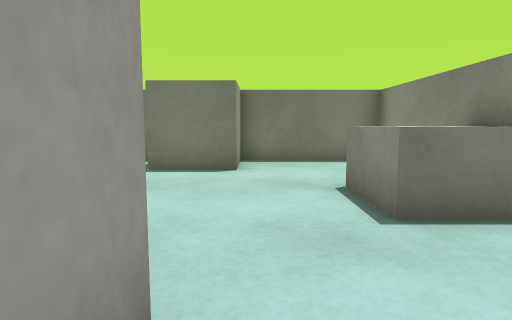
view 1 (above)

24 first-person views from a walk through a Unity game level. The camera is 0.51 m above the floor, tilts 6° down and sees 75° across. The floor is counted in squares, 0.5 m on a side. Each view is taken from the middle of a square. On the plan, view 1 faces up. The plan holds only what a view shows up to about 13 squares ahead; the rest is blank. The place goes on beyond the plan. Surface patterns are stand-ins for the level's own textures.

view 2
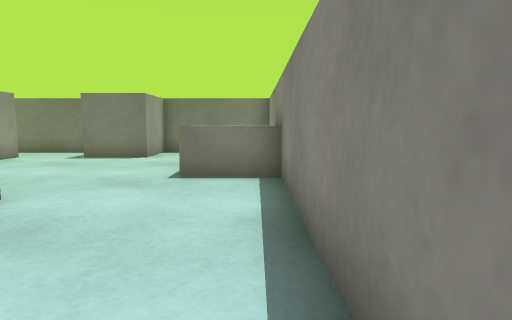

view 3
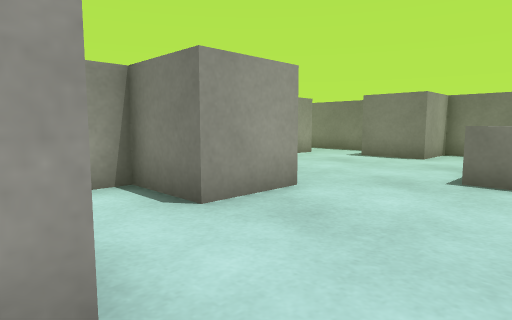

view 4
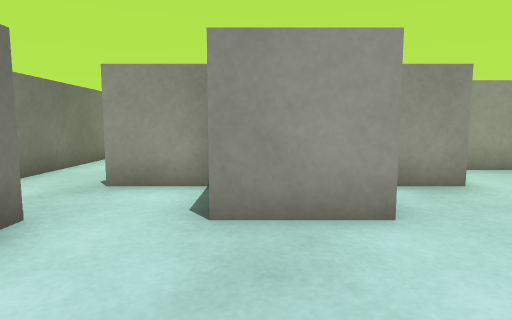

view 5
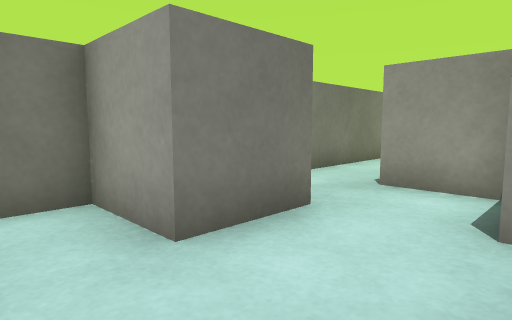

view 6
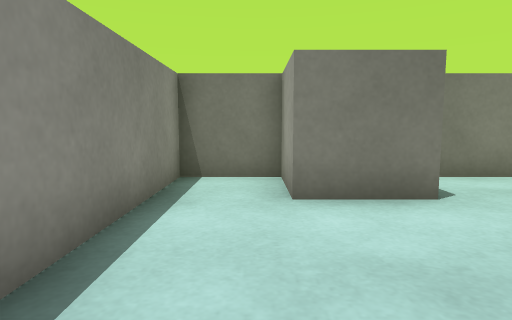

view 7
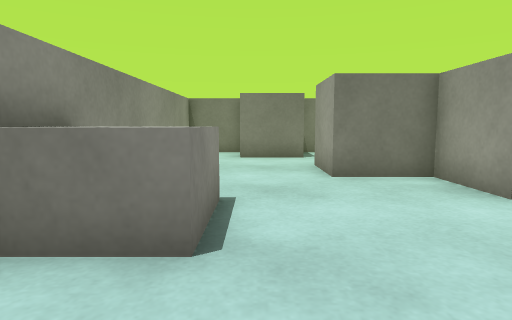

view 8
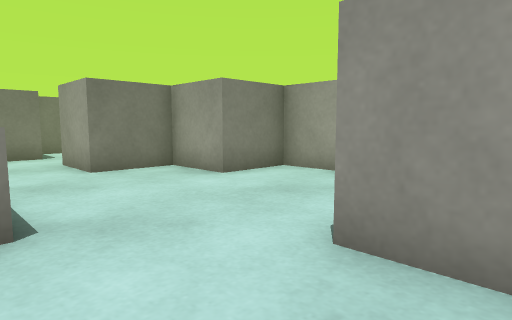

view 9
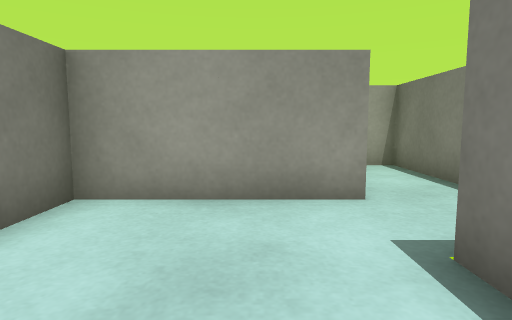

view 10
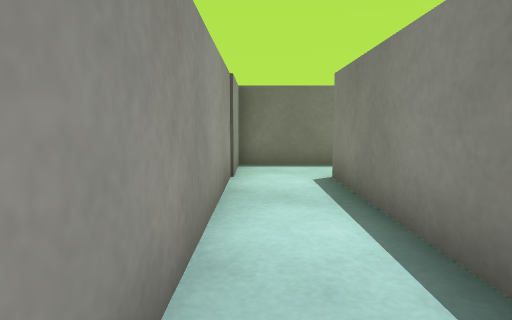

view 11
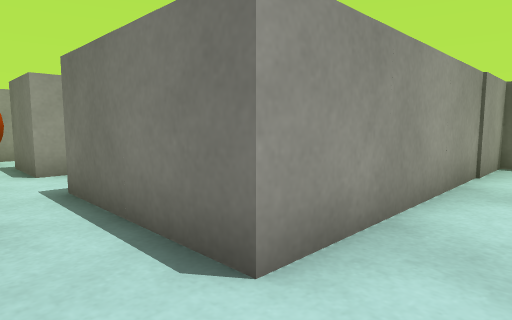

view 12
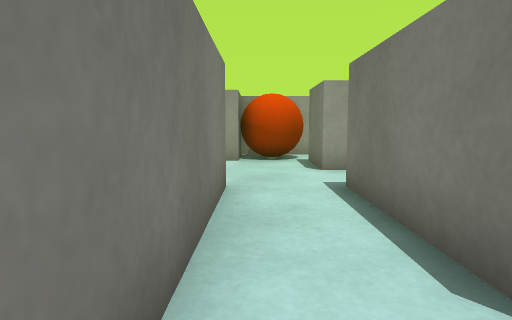

view 13
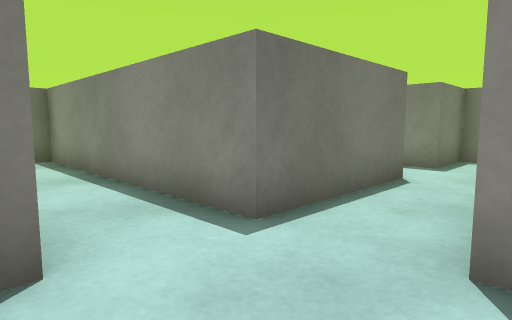

view 14
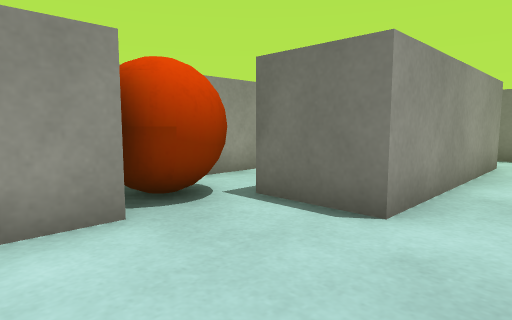

view 15
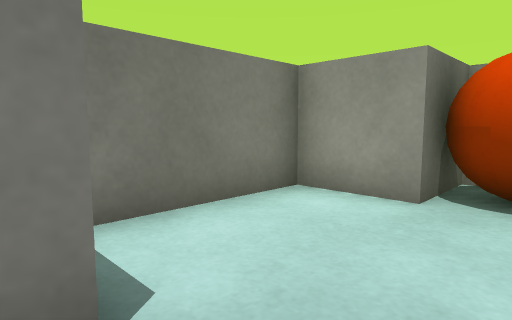

view 16
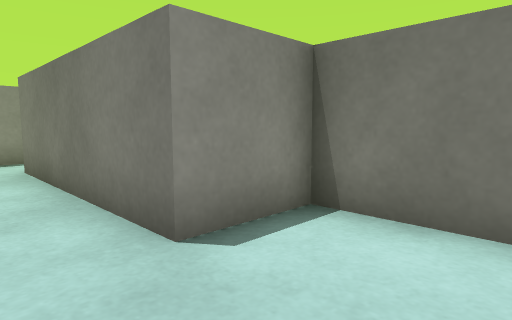

view 17
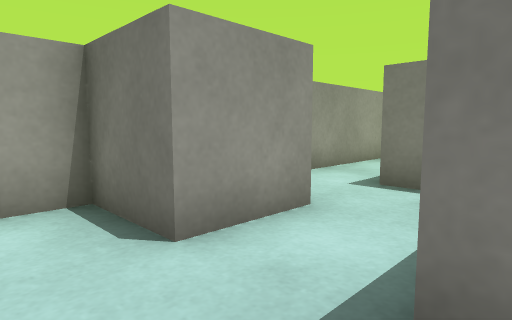

view 18
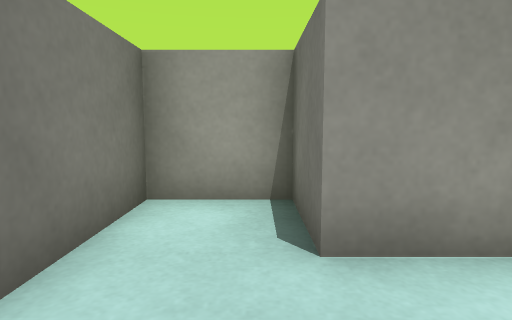

view 19
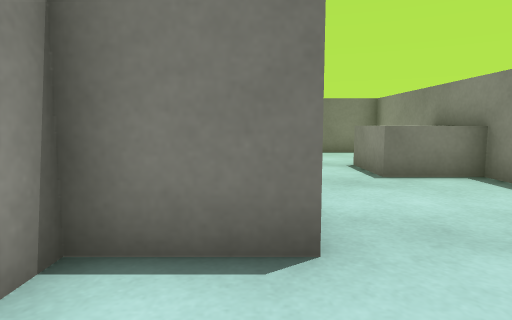

view 20
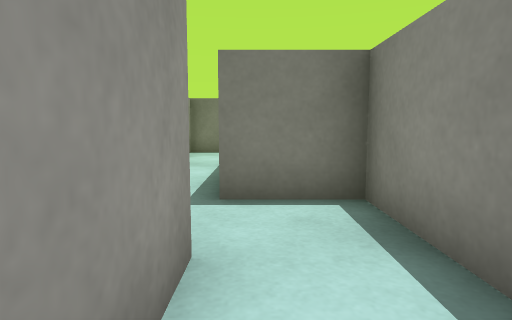

view 21
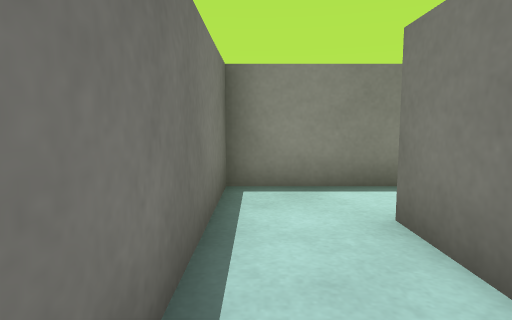

view 22
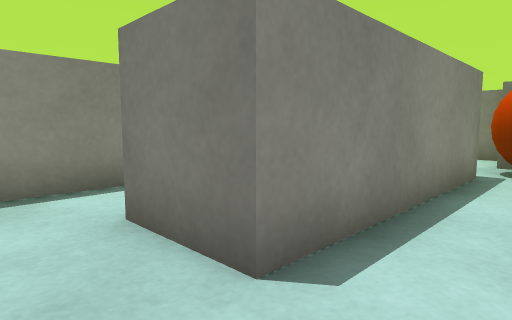

view 23
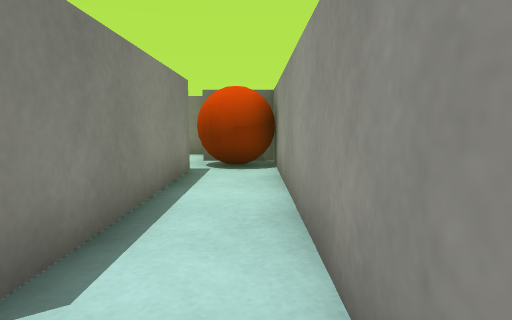

view 24
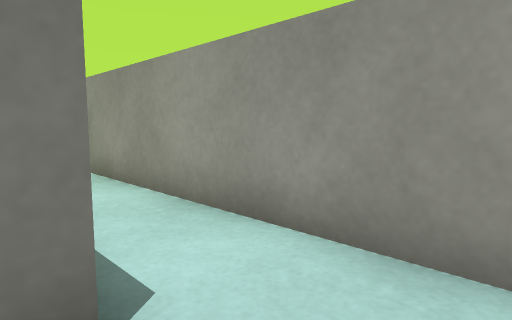

### Floor plan
Ten units are one square. View 1 is at (0, 0); x grows to the right and y downward. Boxes are objects, and circles mark ways between rooms. Rooms are numbered by the first view taken in them; rooms with no view inside come last. Other rooms are left out.
<svg viewBox="-190 -100 231 150">
<path fill="none" stroke="#000" d="M-6 25 15 25 15 45 35 45 35 -95 -5 -95 -5 -75 -25 -75M-45 -76 -45 -35 -25 -35 -25 -15 -5 -15 -5 5 -25 5 -25 25M-30 -95 -65 -95M-45 45 -8 45M36 -35 15 -35 15 -55 30 -55M-175 5 -165 5 -165 25 -125 25 -125 5 -65 5M-165 -75 -145 -75 -145 -15 -165 -15M-65 -95 -85 -95 -85 -15 -125 -15 -125 -95 -165 -95M-45 11 -45 -15 -65 -15 -65 -75M-65 5 -65 25 -85 25 -85 45 -45 45M-165 -15 -165 -75M-185 -88 -185 5 -175 5M-165 -95 -175 -95"/>
<rect x="-185" y="-15" width="20" height="20" fill="#bbb"><title>ball</title></rect>
<circle cx="-55" cy="-85" r="3" fill="#2a7"/>
<circle cx="-35" cy="35" r="3" fill="#2a7"/>
<circle cx="-55" cy="15" r="3" fill="#2a7"/>
<circle cx="-155" cy="-85" r="3" fill="#2a7"/>
<text x="0" y="-30">1</text>
<text x="-130" y="-30">2</text>
<text x="-60" y="30">3</text>
<text x="-180" y="-50">4</text>
</svg>
Room 1 opens to room 2. Room 1 opens to room 3. Room 2 opens to room 3. Room 2 opens to room 4.

Where each view was taken, in squares from view 1:
view 1: 0 up, 0 right, facing up
view 2: 3 down, 3 right, facing up
view 3: 3 down, 3 right, facing up-left
view 4: 0 up, 3 right, facing left
view 5: 0 up, 3 right, facing down-left
view 6: 2 up, 2 right, facing down
view 7: 8 up, 1 right, facing down
view 8: 9 up, 2 right, facing down-left
view 9: 6 up, 0 right, facing left
view 10: 1 up, 8 left, facing up
view 11: 0 up, 7 left, facing up-left
view 12: 0 up, 7 left, facing left
view 13: 1 down, 15 left, facing up-right
view 14: 2 down, 13 left, facing up-left
view 15: 1 up, 12 left, facing down-left
view 16: 1 up, 15 left, facing down-right
view 17: 4 down, 4 left, facing up-left
view 18: 3 down, 4 left, facing left
view 19: 3 down, 1 left, facing up
view 20: 3 down, 6 left, facing up
view 21: 9 up, 18 left, facing right
view 22: 9 up, 18 left, facing down-right
view 23: 9 up, 18 left, facing down
view 24: 9 up, 16 left, facing down-left
